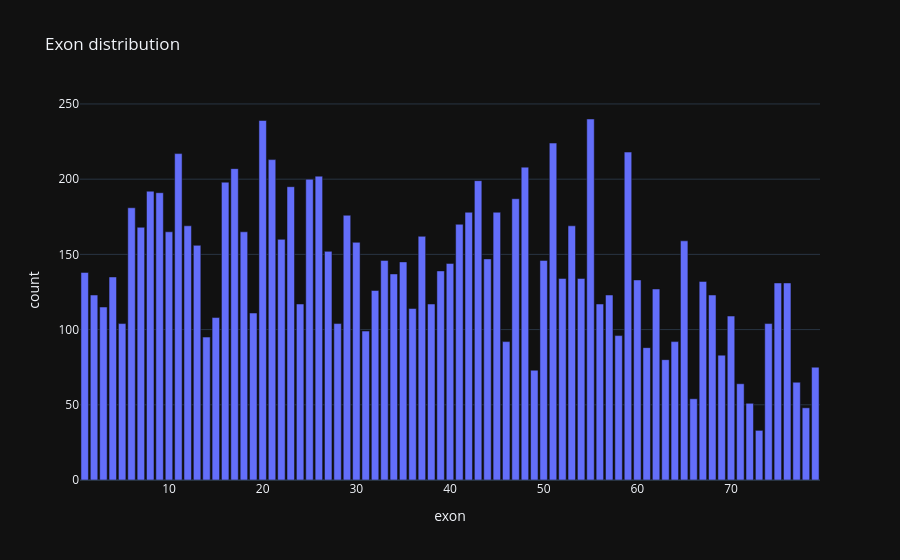

Notebook code for this chart:
### Markdown cell above
## 1. 📊 exon distribution

### Code cell
exon_counts = d['exon_num'].dropna().astype(int).value_counts().sort_index().reset_index()
exon_counts.columns = ['exon', 'count']
fig = px.bar(exon_counts, x='exon', y='count', title='Exon distribution')
fig.show()

### Figure 1 — Plotly figure (JSON) as saved in the notebook; plotly's stock layout.template omitted (floating-point values rounded to 4 significant figures)
{"data": [{"hovertemplate": "exon=%{x}<br>count=%{y}<extra></extra>", "legendgroup": "", "marker": {"color": "#636efa", "pattern": {"shape": ""}}, "name": "", "orientation": "v", "showlegend": false, "textposition": "auto", "x": [1, 2, 3, 4, 5, 6, 7, 8, 9, 10, 11, 12, 13, 14, 15, 16, 17, 18, 19, 20, 21, 22, 23, 24, 25, 26, 27, 28, 29, 30, 31, 32, 33, 34, 35, 36, 37, 38, 39, 40, 41, 42, 43, 44, 45, 46, 47, 48, 49, 50, 51, 52, 53, 54, 55, 56, 57, 58, 59, 60, 61, 62, 63, 64, 65, 66, 67, 68, 69, 70, 71, 72, 73, 74, 75, 76, 77, 78, 79], "xaxis": "x", "y": [138, 123, 115, 135, 104, 181, 168, 192, 191, 165, 217, 169, 156, 95, 108, 198, 207, 165, 111, 239, 213, 160, 195, 117, 200, 202, 152, 104, 176, 158, 99, 126, 146, 137, 145, 114, 162, 117, 139, 144, 170, 178, 199, 147, 178, 92, 187, 208, 73, 146, 224, 134, 169, 134, 240, 117, 123, 96, 218, 133, 88, 127, 80, 92, 159, 54, 132, 123, 83, 109, 64, 51, 33, 104, 131, 131, 65, 48, 75], "yaxis": "y", "type": "bar"}], "layout": {"xaxis": {"anchor": "y", "domain": [0.0, 1.0], "title": {"text": "exon"}}, "yaxis": {"anchor": "x", "domain": [0.0, 1.0], "title": {"text": "count"}}, "legend": {"tracegroupgap": 0}, "title": {"text": "Exon distribution"}, "barmode": "relative"}}
